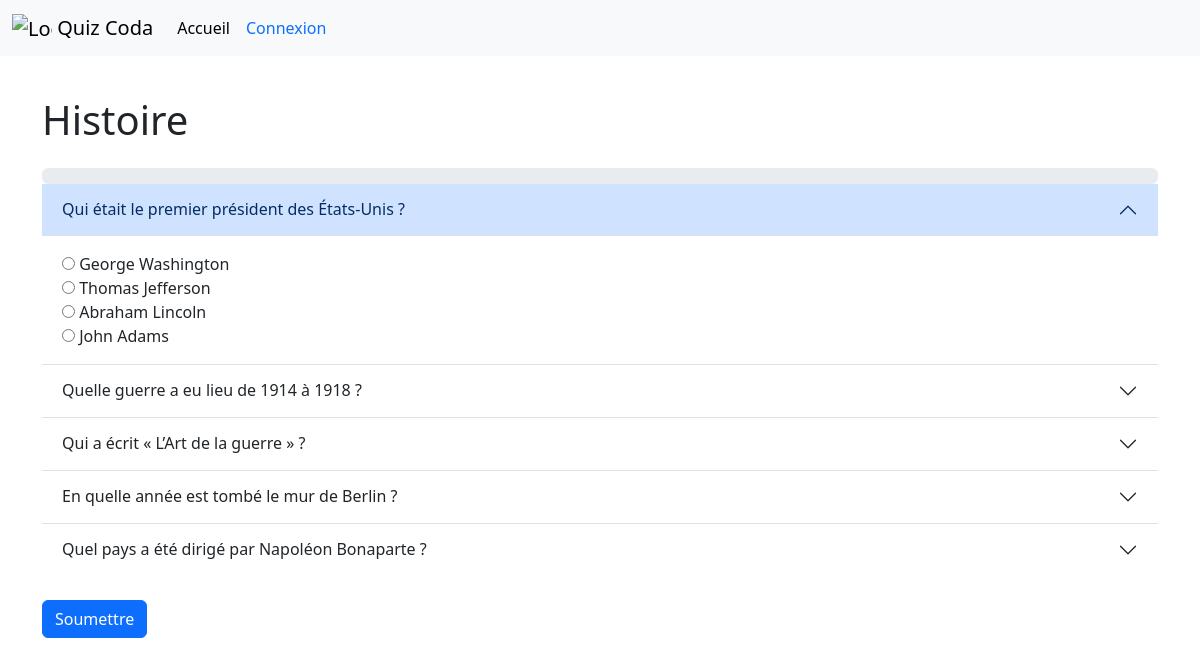
The page /view/start_quiz.php?quiz_id=4 on the database its author committed.
### tables this page shows
CREATE TABLE `quiz` (
  `id` int(11) NOT NULL,
  `name_quiz` varchar(255) NOT NULL,
  `enabled` tinyint(1) NOT NULL DEFAULT 1,
  `description` text DEFAULT NULL,
  `creator` text NOT NULL,
  `categorie` text NOT NULL
);

CREATE TABLE `questions` (
  `id` int(11) NOT NULL,
  `quiz_id` int(11) NOT NULL,
  `question` text NOT NULL,
  `description` varchar(255) NOT NULL,
  `good_response` text NOT NULL,
  `bad_responses` text NOT NULL,
  `point` int(11) NOT NULL
);

### view/start_quiz.php (the view, shortened to what this page needs)
<?php
require_once '../includes/database.php';
$quiz_id = $_GET['quiz_id'] ?? null;
$quiz = null;
$questions = [];
if ($quiz_id) {
    $query = "SELECT * FROM quiz WHERE id = :quiz_id";
    $stmt = $pdo->prepare($query);
    $stmt->bindParam(':quiz_id', $quiz_id, PDO::PARAM_INT);
    $stmt->execute();
    $quiz = $stmt->fetch(PDO::FETCH_ASSOC);
    $query = "SELECT * FROM questions WHERE quiz_id = :quiz_id";
    $stmt = $pdo->prepare($query);
    $stmt->bindParam(':quiz_id', $quiz_id, PDO::PARAM_INT);
    $stmt->execute();
    $questions = $stmt->fetchAll(PDO::FETCH_ASSOC);
}
?>
<?php require '../_partials/header.php'; ?>
<body>
    <?php include '../_partials/navbar.php'; ?>
    <div class="container mt-5">
        <h1 class="mb-4"><?= htmlspecialchars($quiz['name_quiz']) ?></h1>
        <div class="progress" role="progressbar" aria-label="Success example" aria-valuenow="0" aria-valuemin="0" aria-valuemax="100">
        </div>
        <?php if ($quiz_id && !empty($questions)): ?>
            <form id="quiz-form" action="../view/submit_quiz.php" method="POST">
                <div class="accordion accordion-flush" id="accordionExample">
                    <?php foreach ($questions as $index => $question): ?>
                        <div class="accordion-item">
                            <h2 class="accordion-header">
                                <button class="accordion-button <?= $index === 0 ? '' : 'collapsed' ?>" type="button" data-bs-toggle="collapse" data-bs-target="#collapse<?= $index ?>" aria-expanded="<?= $index === 0 ? 'true' : 'false' ?>" aria-controls="collapse<?= $index ?>">
                                    <?= htmlspecialchars($question['question']) ?>
                                </button>
                            </h2>
                            <div id="collapse<?= $index ?>" class="accordion-collapse collapse <?= $index === 0 ? 'show' : '' ?>" data-bs-parent="#accordionExample">
                                <div class="accordion-body">
                                    <div class="quiz-form">
                                        <?php
                                        $responses = array_merge(
                                            [htmlspecialchars($question['good_response'])],
                                            array_map('htmlspecialchars', explode(',', $question['bad_responses']))
                                        );
                                        shuffle($responses);
                                        ?>
                                        <?php foreach ($responses as $response): ?>
                                            <input type="radio" name="question_<?= $question['id'] ?>" value="<?= $response ?>" required> <?= $response ?><br>
                                        <?php endforeach; ?>
                                    </div>
                                </div>
                            </div>
                        </div>
                    <?php endforeach; ?>
                </div>
                <button type="submit" class="btn btn-primary mt-4">Soumettre</button>
            </form>
        <?php else: ?>
            <div class="alert alert-warning">Aucune question disponible pour ce quiz.</div>
        <?php endif; ?>
    </div>
</body>
</html>

### rows shown on the page
quiz: name_quiz "Histoire"
questions: question "Qui était le premier président des États-Unis ?", response "George Washington", response "Thomas Jefferson", response "Abraham Lincoln", response "John Adams"
questions: question "Quelle guerre a eu lieu de 1914 à 1918 ?"
questions: question "Qui a écrit « L’Art de la guerre » ?"
questions: question "En quelle année est tombé le mur de Berlin ?"
questions: question "Quel pays a été dirigé par Napoléon Bonaparte ?"
